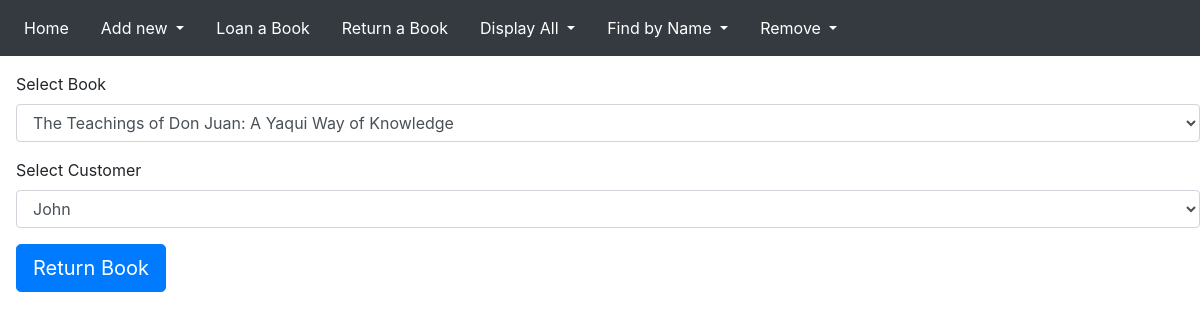
Screenshot of /return/ with the database file from the repository.
### db.py (models this page shows, shortened)
class Books(base):
    __tablename__ = 'Books'
    id = Column(Integer, primary_key=True)
    name = Column(String)
    author = Column(String)
    year_published = Column(String)
    type = Column(Integer)

class Customers(base):
    __tablename__ = 'Customers'
    id = Column(Integer, primary_key=True)
    name = Column(String)
    city = Column(String)
    age = Column(Integer)

### app.py (the view)
@app.route("/return/", methods=["POST", "GET"])
def returnloan():
    book_details = session.query(db.Books.id, db.Books.name).all()
    customer_details = session.query(db.Customers.id, db.Customers.name).all()
    if request.method == "POST":
        book_id = int(request.form["book"])
        customer_id = int(request.form["customer"])
        loan_details = session.query(db.Loans).filter(
            db.Loans.customer_id == customer_id and db.Loans.book_id == book_id).first()
        if loan_details:
            session.delete(loan_details)
            session.commit()
            return render_template("return.html", returned=True, book_details=book_details,
                                   customer_details=customer_details)
        else:
            return render_template("return.html", returned=False, book_details=book_details,
                                   customer_details=customer_details)
    else:
        return render_template("return.html", book_details=book_details, customer_details=customer_details)

### templates/return.html (shortened to what this page needs)
{% extends 'base.html' %} {% block title %} Return Book {% endblock %} {% block
content %}
<form style="margin-top: 1rem; margin-left: 1rem" method="post">
  <div class="form-group">
    <label for="exampleFormControlSelect1">Select Book</label>
    <select
      class="form-control"
      id="exampleFormControlSelect1"
      name="book"
      required
    >
      {% for i in range(book_details|length) %}
      <option value="{{book_details[i][0]}}">{{book_details[i][1]}}</option>
      {% endfor %}
    </select>
  </div>
  <div class="form-group">
    <label for="exampleFormControlSelect1">Select Customer</label>
    <select
      class="form-control"
      id="exampleFormControlSelect1"
      name="customer"
      required
    >
      {% for i in range(customer_details|length) %}
      <option value="{{customer_details[i][0]}}">
        {{customer_details[i][1]}}
      </option>
      {% endfor %}
    </select>
  </div>
  <input class="btn btn-primary btn-lg" type="submit" value="Return Book" />
</form>
 {% endblock %}

### rows the page displays
Books: book "The Teachings of Don Juan: A Yaqui Way of Knowledge"
Customers: customer "John"
